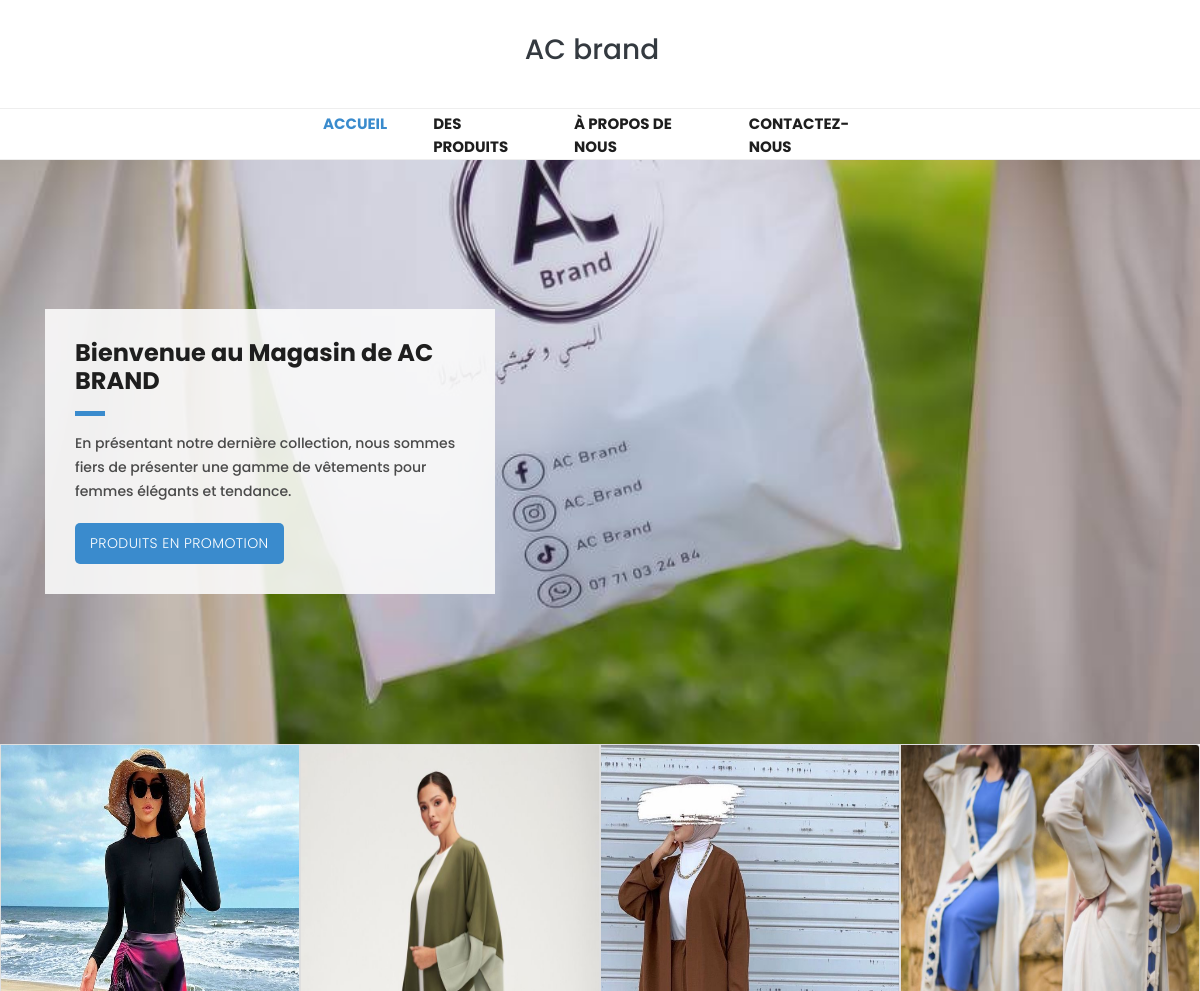
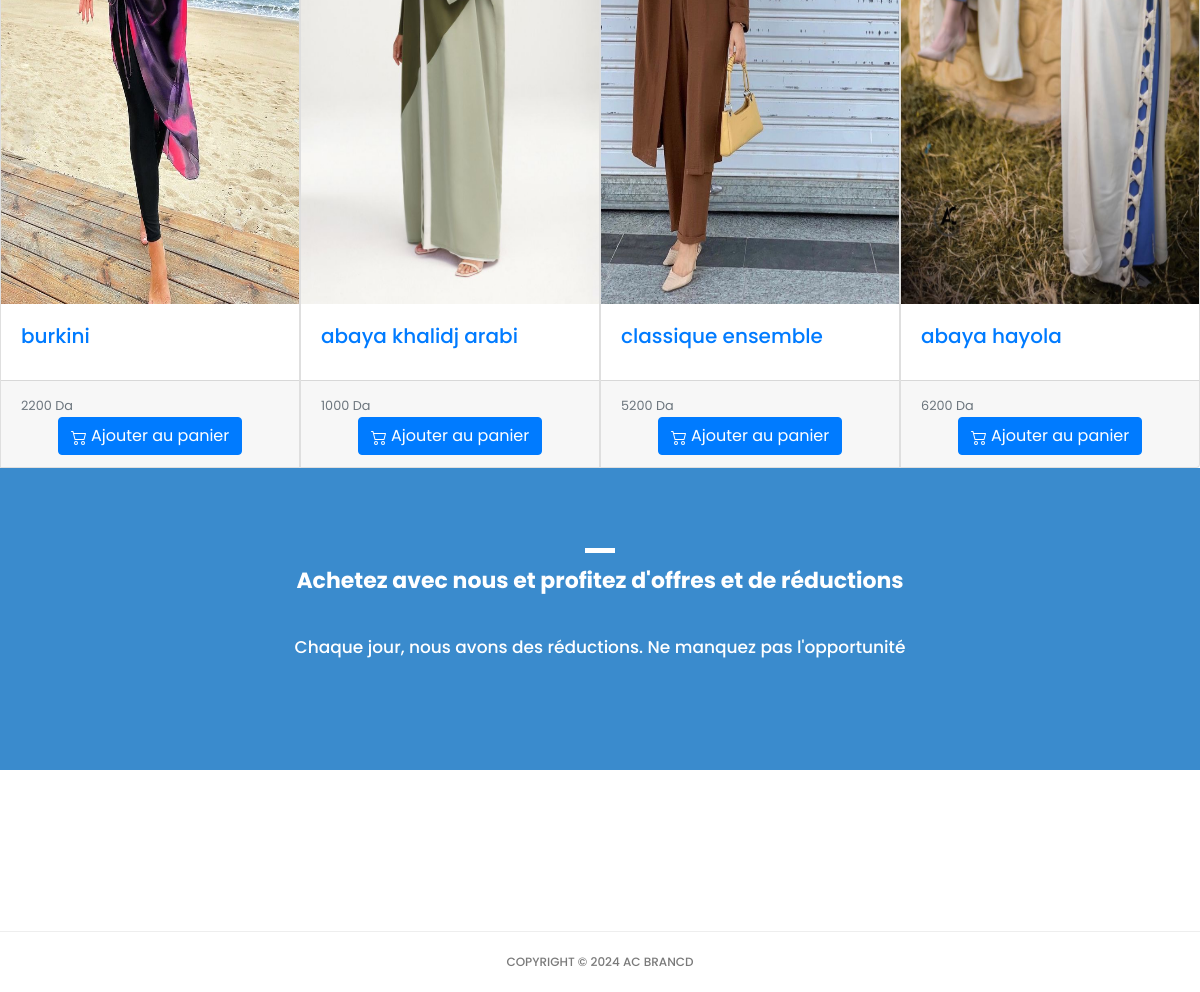
The app's page /public_acbrand/index.php with its own data (2 pictures, top to bottom).
### tables this page shows
CREATE TABLE `products` (
  `id` int(11) NOT NULL,
  `product_name` varchar(100) NOT NULL,
  `product_prcie` int(11) NOT NULL,
  `product_image` text NOT NULL,
  `quantite` int(11) NOT NULL,
  `promo` int(11) DEFAULT NULL
);

### public_acbrand/index.php (the view, shortened to what this page needs)
<?php
include_once "db/conn.php";
?>
<!DOCTYPE html>
<html lang="fr">
  <head>
    <link href="vendor/bootstrap/css/bootstrap.min.css" rel="stylesheet">
    <link rel="stylesheet" href="assets/css/fontawesome.css">
    <link rel="stylesheet" href="assets/css/tooplate-main.css">
    <link rel="stylesheet" href="assets/css/owl.css">
  </head>
  <body>
    <nav class="navbar navbar-expand-lg navbar-dark bg-dark static-top">
      <div class="container">
        <a class="navbar-brand text-dark" href="login.php"><h3>AC brand</h3></a>
        <div class="collapse navbar-collapse" id="navbarResponsive">
          <ul class="navbar-nav ml-auto">
            <li class="nav-item active">
              <a class="nav-link" href="index.php">Accueil</a>
            </li>
            <li class="nav-item">
              <a class="nav-link" href="products.php">Des produits
              </a>
            </li>
            <li class="nav-item">
              <a class="nav-link" href="about.php">À propos de nous</a>
            </li>
            <li class="nav-item ">
              <a class="nav-link" href="contact.php">Contactez-nous</a>
            </li>
          </ul>
        </div>
      </div>
    </nav>
    <div class="banner">
      <div class="container">
        <div class="row">
          <div class="col-md-12">
            <div class="caption">
              <h2>Bienvenue au Magasin de AC BRAND</h2>
              <div class="line-dec"></div>
              <p>En présentant notre dernière collection, nous sommes fiers de présenter une gamme de vêtements pour femmes élégants et tendance.</p>
              <div class="main-button">
                <a href="products.php?id=99">Produits en promotion</a>
              </div>
            </div>
          </div>
        </div>
      </div>
    </div>
  <div class="card-group">
 <?php
 $seelct = mysqli_query($conn,"SELECT * FROM `products` LIMIT 4");
 while($row = mysqli_fetch_assoc($seelct)):?>
 <a href="single-product.php?id=<?=  $row['id'];?>">
  <div class="card">
    <img src="produits/<?= $row['product_image'];?>" width="100%" height="550" class="card-img-top" alt="...">
    <div class="card-body">
      <h5 class="card-title"><?= $row['product_name'];?></h5>
    </div>
    </a>
    <div class="card-footer">
      <small class="text-muted"><?= $row['product_prcie'];?> Da</small>
      <center>
      <a href="single-product.php?id=<?=  $row['id'];?>" class="btn btn-primary">  Ajouter au panier</a>
      </center>
    </div>
  </div>
  <?php endwhile; ?>
    <div class="subscribe-form">
      <div class="container">
        <div class="row">
          <div class="col-md-12">
            <div class="section-heading">
              <div class="line-dec"></div>
              <h1>Achetez avec nous et profitez d'offres et de réductions</h1>
            </div>
          </div>
          <div class="col-md-8 offset-md-2">
            <div class="main-content">
              <p>Chaque jour, nous avons des réductions. Ne manquez pas l'opportunité</p>
              <div class="container">
                <form id="subscribe" action="" method="get">
                  <div class="row">
                    <div class="col-md-7">
                    </div>
                    <div class="col-md-5">
                    </div>
                  </div>
                </form>
              </div>
            </div>
          </div>
        </div>
      </div>
    </div>
    <div class="footer">
      <div class="container">
        <div class="row">
          <div class="col-md-12">
            <div class="logo">
            </div>
          </div>
          <div class="col-md-12">
          </div>
          <div class="col-md-12">
          </div>
        </div>
      </div>
    </div>
    <div class="sub-footer">
      <div class="container">
        <div class="row">
          <div class="col-md-12">
            <div class="copyright-text">
              <p>Copyright &copy; 2024 AC BRANCD
            </div>
          </div>
        </div>
      </div>
    </div>
  </body>
</html>

### public_acbrand/assets/css/tooplate-main.css (style rules this page uses)
body { font-family: 'Roboto', sans-serif; transition: all 0.5s; }
p { margin-bottom: 0px; font-size: 14px; color: #4a4a4a; line-height: 24px; }
a { text-decoration: none!important; }
.copyright-text { text-transform: uppercase; }
.main-button a { background-color: #3a8bcd; border-radius: 5px; padding: 10px 15px; display: inline-block; color: #fff; font-size: 14px; text-transform: uppercase; font-weight: 300; letter-spacing: 0.4px; text-decoration: none; transition: all 0.5s; }
.section-heading { margin-top: 80px; margin-bottom: 40px; }
.section-heading .line-dec { width: 30px; height: 5px; background-color: #3a8bcd; }
.section-heading h1 { font-size: 22px; font-weight: 700; color: #1e1e1e; margin-top: 15px; }
.navbar .navbar-brand { text-align: center; width: 100%; position: relative; padding: 25px 0px; }
.bg-dark { background-color: #fff!important; border-bottom: 1px solid #eee; }
#navbarResponsive { z-index: 999; position: absolute; left: 50%; top: 105px; transform: translateX(-50%); }
.navbar-dark .navbar-nav .nav-item { margin: 0px 15px; }
.navbar-dark .navbar-nav .nav-link { text-transform: uppercase; font-size: 15px; font-weight: 700; color: #1e1e1e; transition: all 0.5s; }
.navbar-dark .navbar-nav .nav-link:hover, .navbar-dark .navbar-nav .active>.nav-link, .navbar-dark .navbar-nav .nav-link.active, .navbar-dark .navbar-nav .nav-link.show, .navbar-dark .navbar-nav .show>.nav-link { color: #3a8bcd; }
.navbar:after { width: 100%; height: 1px; background-color: #eee; content: ''; position: absolute; left: 0; bottom: -52px; }
.banner { margin-top: 50px; background-image: url(../images/img4.jpg); background-size: 100%; background-repeat: no-repeat; padding: 150px 0px; background-position: center center; }
.banner .caption { background-color: rgba(250,250,250,0.9); padding: 30px; max-width: 450px; }
.banner .caption h2 { margin-top: 0px; margin-bottom: 15px; font-size: 24px; font-weight: 700; color: #1e1e1e; }
.banner .caption .line-dec { width: 30px; height: 5px; background-color: #3a8bcd; }
.banner .caption p { margin-top: 15px; margin-bottom: 20px; }
.subscribe-form { background-color: #3a8bcd; padding: 80px 0px; text-align: center; }
.subscribe-form .section-heading { margin-top: 0px; }
.subscribe-form .section-heading h1 { color: #fff; }
.subscribe-form .section-heading .line-dec { background-color: #fff; margin: 0 auto; }
.subscribe-form .main-content p { font-size: 17px; color: #fff; margin-bottom: 30px; }
.subscribe-form .main-content form { color: #fff; display: inline; }
.footer { text-align: center; }
.sub-footer { border-top: 1px solid #eee; text-align: center; }
.sub-footer p { font-size: 12px; color: #7a7a7a; line-height: 60px; }

### public_acbrand/index.php (style rules this page uses)
* { font-family: "Poppins", sans-serif; font-weight: 500; font-style: normal; }

### records on screen
products: product_image (picture), product_name "burkini", product_prcie "2200"
products: product_image (picture), product_name "abaya khalidj arabi", product_prcie "1000"
products: product_image (picture), product_name "classique ensemble", product_prcie "5200"
products: product_image (picture), product_name "abaya hayola", product_prcie "6200"
